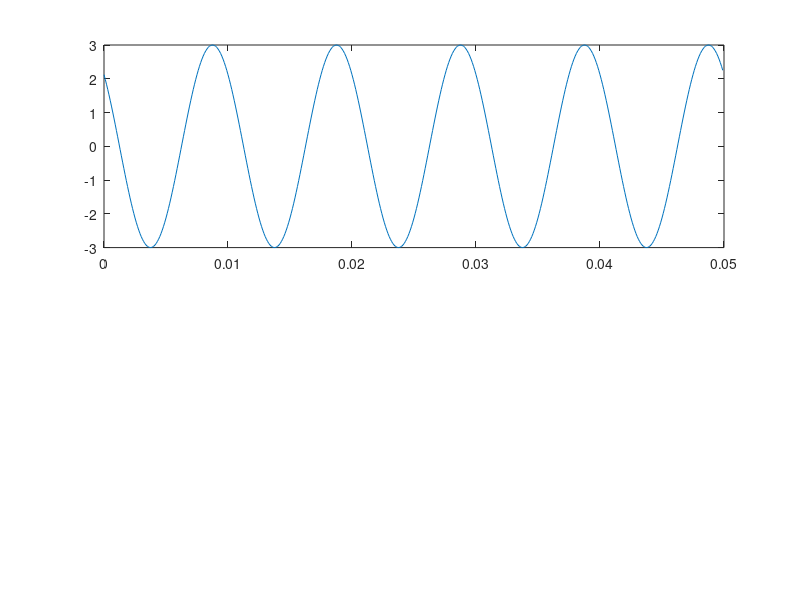

Recreate this plot in MATLAB. (Note: this script raises an error after producing the figure.)
% Instrumentação e Medidas - Laboratório 5 - Aquisição de Sinais
% 96195 - Duarte Cerdeira
% Outros caralhos

clear

% sd = daq("ni");

model_id = ""; % id do modelo
channel = 0; % canal/canais a ler
range = 10; % range do modelo

fa = 10000; % frequência de amostragem
n_samples = 5000; % num de amostras

res_espet = fa / n_samples; % resolução espetral
res_temp = 1 / fa; % resolução temporal

t = res_temp * (0:n_samples);

% =========== Aquisição de sinais =========== %

% addinput(d, model_id, channel, "Voltage");

% data = read(d, m, "OutputFormat", "Matrix");

% data = data';

data(1,:) = 3 * cos(2*pi*100*t + pi/4);
data(2,:) = 5 * cos(2*pi*100*t);

% =========== Valor Eficaz =========== %

valef = (sqrt(mean(data'.^2)))';

% =========== Frequência =========== %

tf(1,:) = fft(data(1,:));
tf(2,:) = fft(data(2,:));
tf_mod = abs(tf) / n_samples; % módulo da transformada de fourier
tf_uni = tf_mod(:,1:n_samples / 2 + 1); 
tf_uni(2:end-1) = 2*tf_uni(2:end-1); % transformada de fourier unilateral

[f_fund_ef, index] = max(tf_uni, [], 2); % frequência fundamental e respetivo valor eficaz

f_est(1) = (sum(tf_uni(1, index(1)-3:index(1)+3) .* ((index(1)-1) - 3:(index(1)-1) + 3) .* res_espet)) / ...
    sum(tf_uni(1, index(1)-3:index(1)+3)); % estimativa da frequência em caso de espalhamento espetral

f_est(2) = (sum(tf_uni(2, index(2)-3:index(2)+3) .* ((index(2)-1) - 3:(index(2)-1) + 3) .* res_espet)) / ...
    sum(tf_uni(2, index(2)-3:index(2)+3)); % estimativa da frequência em caso de espalhamento espetral

f_fund = (index - 1) * res_espet;

% =========== Diferença de fase =========== %

delta_phi = angle(tf(1,index(1))) - angle(tf(2,index(2))); % cálculo da diferença de fases

f = res_espet * (0:n_samples/2);

figure(1);

subplot(2, 1, 1);
plot(t(1:500), data(1, 1:500));
title("Dados adquiridos", "Frequência: " + f_fund(1) + " | Diferença de fase: " + rad2deg(delta_phi) + ...
    " | Valor eficaz: " + valef(1) + " | Número de amostras: " + n_samples +  ...
    " | Frequência de amostragem: " + fa + " | Alcance: " + range);

subplot(2, 1, 2);
plot(t(1:500), data(2, 1:500));
title("Dados adquiridos", "Frequência: " + f_fund(2) + " | Diferença de fase: " + rad2deg(delta_phi) + ...
    " | Valor eficaz: " + valef(2) + " | Número de amostras: " + n_samples +  ...
    " | Frequência de amostragem: " + fa + " | Alcance: " + range);

